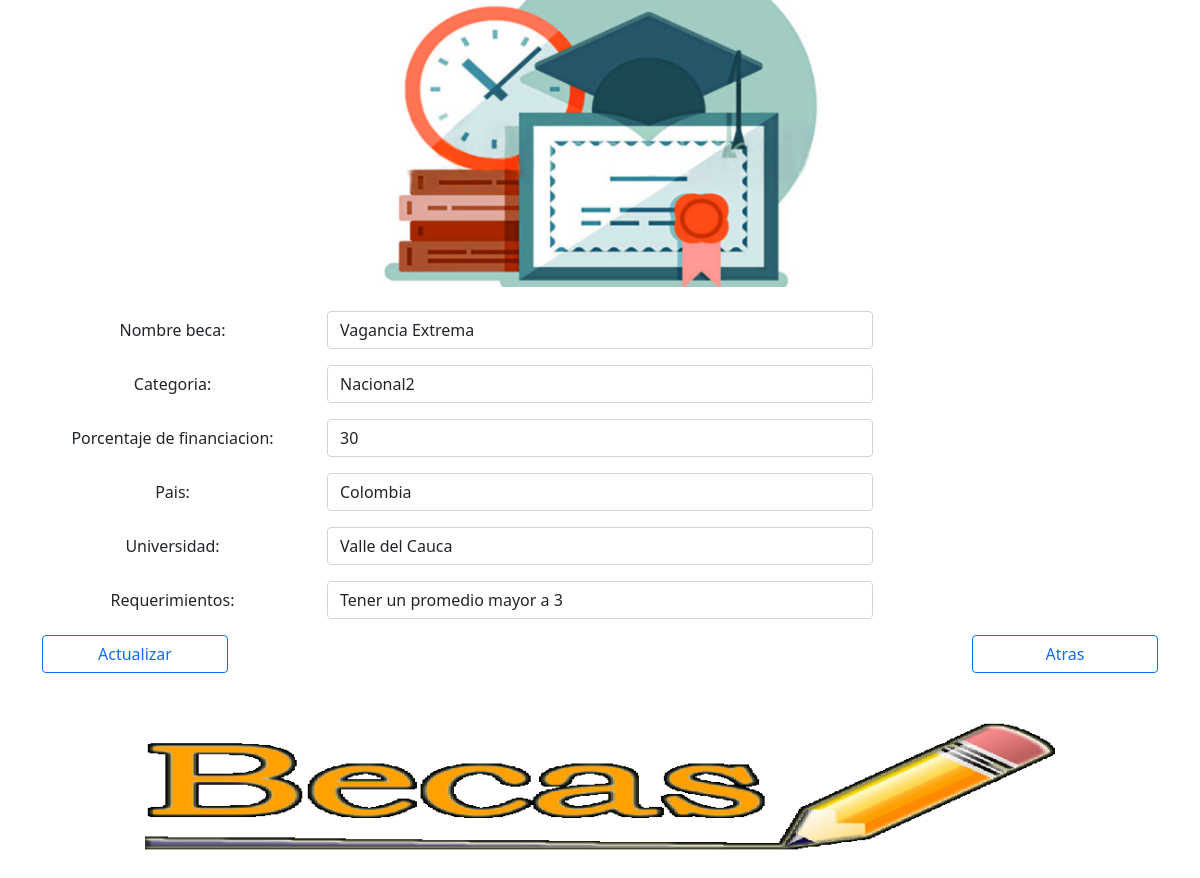
Page /editarbeca/1 on the committed database.
### beca/models.py (models this page shows)
class Beca(models.Model):
    id = models.AutoField(primary_key=True)
    Categoria = models.CharField(max_length=100)
    Nombre = models.CharField(max_length=100)
    Porcentaje_F = models.IntegerField(max_length=100)
    Pais = models.CharField(max_length=100)
    Universidad = models.CharField(max_length=100)
    Requirimientos = models.CharField(max_length=100)
    Popularidad = models.IntegerField(max_length=100)

### beca/views.py (the view)
# urls.py: path('editarbeca/<int:id>', views.editarbecaget,name="editarbeca"),
def editarbecaget(request,id):
    beca = Beca.objects.get(id=id)
    return render(request,'editar.html', {"beca": beca})

### beca/templates/editar.html (shortened to what this page needs)
<!DOCTYPE html>
{% load static %}
<html lang="en">
    <head>
    <link href="https://cdn.jsdelivr.net/npm/bootstrap@5.1.3/dist/css/bootstrap.min.css" rel="stylesheet">
  </head>
  <body>
    <div class="container text-center">
        <div class="container mb-4 text-center">
            <img src="{% static 'imagenes/beca.jpg' %}" class="img-fluid col-6" alt="ImgBeca">
        </div>
    <form action="/editarbecaput/{{ beca.id }}" method="POST"> {% csrf_token %}
            <div class="row mb-3">
                <label for="inputEmail3" class="col-sm-3 col-form-label">Nombre beca:</label>
                <div class="col-sm-6">
                    <input class="form-control" name="TxNombre" type="text" value="{{ beca.Nombre }}" aria-label="Disabled input example"  >
                </div>
            </div>
            <div class="row mb-3">
                <label for="inputEmail3" class="col-sm-3 col-form-label">Categoria:</label>
                <div class="col-sm-6">
                    <input class="form-control" name="TxCategoria" type="text" value="{{ beca.Categoria }}" aria-label="Disabled input example"  >
                </div>
            </div>
            <div class="row mb-3">
                <label for="inputEmail3" class="col-sm-3 col-form-label">Porcentaje de financiacion:</label>
                <div class="col-sm-6">
                    <input class="form-control" name="Porcentaje_F" type="text" value="{{ beca.Porcentaje_F }}" aria-label="Disabled input example"  >
                </div>
            </div>
            <div class="row mb-3">
                <label for="inputEmail3" class="col-sm-3 col-form-label">Pais:</label>
                <div class="col-sm-6">
                    <input class="form-control" name="Pais" type="text" value="{{ beca.Pais }}" aria-label="Disabled input example"  >
                </div>
            </div>
            <div class="row mb-3">
                <label for="inputEmail3" class="col-sm-3 col-form-label">Universidad:</label>
                <div class="col-sm-6">
                    <input class="form-control" name="Universidad" type="text" value="{{ beca.Universidad }}" aria-label="Disabled input example"  >
                </div>
            </div>
            <div class="row mb-3">
                <label for="inputEmail3" class="col-sm-3 col-form-label">Requerimientos:</label>
                <div class="col-sm-6">
                    <input class="form-control" name="Requerimientos" value="{{ beca.Requirimientos }}" aria-label="Disabled input example"  >
                </div>
            </div>
            <div class="container mb-5 text-center">
                <div class="row">
                <button  type="submit" class="btn btn-outline-primary col-2" > Actualizar </button>
                <div class="col-8"></div>
                <a class="btn btn-outline-primary col-2" href="{% url 'index'  %}"> Atras </a>
                </div>
            </div>
        </form>
        <div class="container mb-4 text-center">
            <img src="{% static 'imagenes/beca2.png' %}" class="img-fluid col-10" alt="ImgBeca">
        </div>
    </div>
</body>
</html>

### rows in the picture
Beca: TxNombre "Vagancia Extrema", TxCategoria "Nacional2", Porcentaje_F "30", Pais "Colombia", Universidad "Valle del Cauca", Requerimientos "Tener un promedio mayor a 3"
